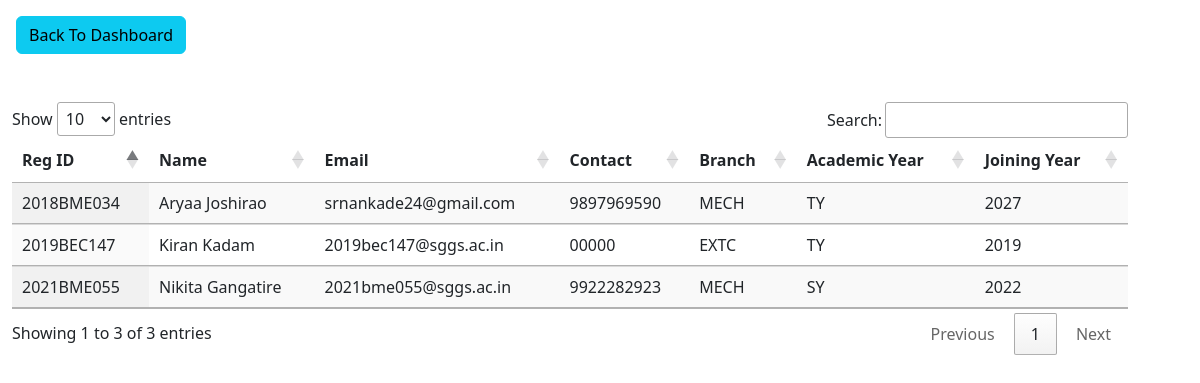
Screenshot of /femaleList.php (signed in) with the database file from the repository.
### tables this page shows
CREATE TABLE `sae_cc_members` (
  `RegId` varchar(15) NOT NULL,
  `FiratName` varchar(45) NOT NULL,
  `MiddleName` varchar(45) NOT NULL,
  `LastName` varchar(45) NOT NULL,
  `Gender` varchar(45) NOT NULL,
  `Email` varchar(45) NOT NULL,
  `ContactNumber` varchar(12) NOT NULL,
  `DoB` date NOT NULL,
  `BranchId` varchar(10) NOT NULL,
  `YearId` varchar(10) NOT NULL,
  `CollegeId` varchar(10) NOT NULL,
  `StatusId` varchar(10) NOT NULL,
  `JoiningYear` int(11) NOT NULL
);

### femaleList.php (the view, shortened to what this page needs)
<!DOCTYPE html>
<html>
<head>
    <?php include 'links.php' ?>
</head>
<body>
  <div>
    <a class="btn btn-info mt-3 ms-3" href="student.php">Back To Dashboard</a>
  </div>
	<div class="container mt-5 ms-0">
		<div class="row">
			  <table id="example" class="table display" >
  <thead>
    <tr>
      <th scope="col">Reg ID</th>
      <th scope="col">Name</th>
      <th scope="col">Email</th>
      <th scope="col">Contact</th>
      <th scope="col">Branch</th>
      <th scope="col">Academic Year</th>
      <th scope="col">Joining Year</th>
    </tr>
  </thead>
  <tbody>
    <?php
    $con= mysqli_connect("sql111.epizy.com","epiz_34114828","h1aMXRVCMDM");
    $result=mysqli_query($con,"SELECT `sae_cc_members`.`RegId` ,concat(`sae_cc_members`.`FiratName`,' ' ,`sae_cc_members`.`LastName`) As `Name`,`sae_cc_members`.`Gender`,`sae_cc_members`.`BranchId` as `Branch`,`sae_cc_members`.`ContactNumber` As `Contact` ,`sae_cc_members`.`Email`,`sae_cc_members`.`JoiningYear`,`sae_cc_members`.`YearId` FROM `sae_cc_members` WHERE `sae_cc_members`.`StatusId` != 'FA' AND `sae_cc_members`.`Gender`='F'");
    while($row=mysqli_fetch_assoc($result)){
      echo "
      <tr>
      <td>$row[RegId]</td>
      <td>$row[Name]</td>
      <td>$row[Email]</td>
      <td>$row[Contact]</td>
      <td>$row[Branch]</td>
      <td>$row[YearId]</td>
      <td>$row[JoiningYear]</td>
    </tr>
      ";
    }
    ?>
  </tbody>
</table>
		</div>
	</div>
</body>
</html>

### rows the page displays
sae_cc_members: RegId "2018BME034", row "Aryaa Joshirao", Email "srnankade24@gmail.com", ContactNumber "9897969590", BranchId "MECH", YearId "TY", JoiningYear "2027"
sae_cc_members: RegId "2019BEC147", row "Kiran Kadam", Email "2019bec147@sggs.ac.in", ContactNumber "00000", BranchId "EXTC", YearId "TY", JoiningYear "2019"
sae_cc_members: RegId "2021BME055", row "Nikita Gangatire", Email "2021bme055@sggs.ac.in", ContactNumber "9922282923", BranchId "MECH", YearId "SY", JoiningYear "2022"
